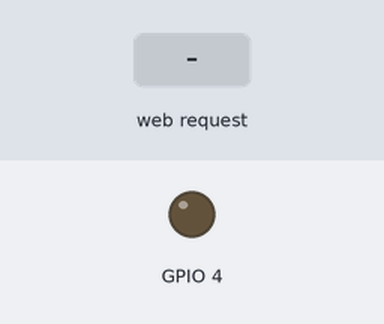
Bench run of a sketch on a simulated ESP8266 (NodeMCU). Shown: output pins drawn as LEDs (lit = HIGH). Inputs (shaded band) come from the test bench. WiFi joins after 1.5 s; servers stay silent unless stated; what the sketch prints to the serial monitor is not drawn.

Above: at 5.7 s.
5.8 s: HTTP request GET /ON received
At 6.4 s:
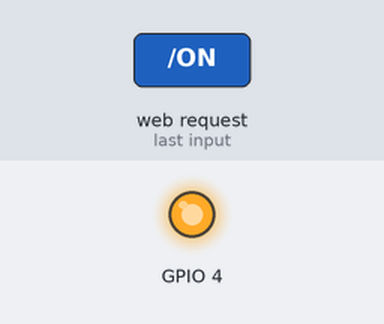
7.3 s: HTTP request GET /OFF received
At 7.6 s:
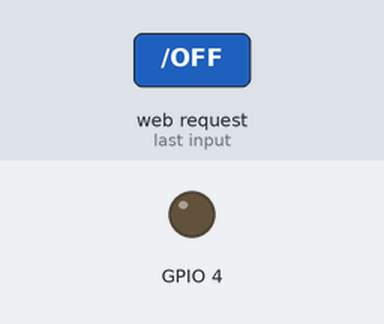
Timing chart, 0 to 10.3 s (numbered marks = the images above; inputs shaded):
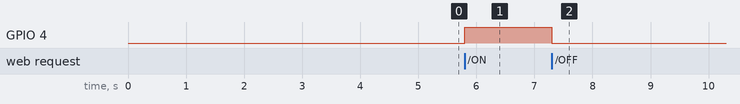

Measured:
- after the input at 5.8 s, GPIO 4: LOW → HIGH at once
- after the input at 7.3 s, GPIO 4: HIGH → LOW at once

The sketch:

LED_CONTROL_THROUGH_NODEMCU_WEB_SERVER.ino
```cpp
#include <ESP8266WiFi.h>

String  i;
WiFiServer server(80);

void setup()
{
i = "";
Serial.begin(9600);
pinMode(4, OUTPUT);
  WiFi.disconnect();
  delay(3000);
   WiFi.begin("Realme 2 Pro","realme2pro123");
  Serial.println("Connecting to WiFi");
  while ((!(WiFi.status() == WL_CONNECTED)))
  {
    delay(300);
    Serial.print(".");
  }
  Serial.println("Wifi is Connected");
  Serial.println((WiFi.localIP().toString()));
  server.begin();

}


void loop()
{

    WiFiClient client = server.available();
    if (!client) { return; }
    while(!client.available()){  delay(1); }
    i = (client.readStringUntil('\r'));
    //Serial.println(i);
    i.remove(0, 5);
    i.remove(i.length()-9,9);
    //Serial.println(i);
    if (i == "ON") {
      //Serial.println("Turning ON");
      digitalWrite(4,HIGH);
      Serial.println("ON instruction is send");
      client.println("HTTP/1.1 200 OK");
      client.println("Content-Type: text/html");
      client.println("");
      client.println("<!DOCTYPE HTML>");
      client.println("<html>");
      client.println("LED IS TURNED ON");
      client.println("</html>");
      delay(1);
      }
    if (i == "OFF") {
      //Serial.println("Turning Off");
      digitalWrite(4,LOW);
      Serial.println("Off instruction is send");
      client.println("HTTP/1.1 200 OK");
      client.println("Content-Type: text/html");
      client.println("");
      client.println("<!DOCTYPE HTML>");
      client.println("<html>");
      client.println("LED IS TURNED OFF");
      client.println("</html>");
      delay(1);
    }
}
```
